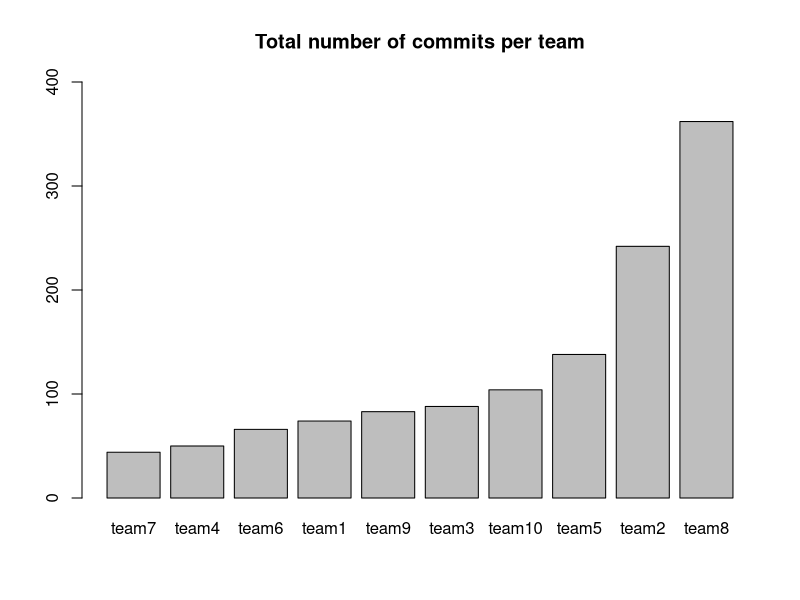
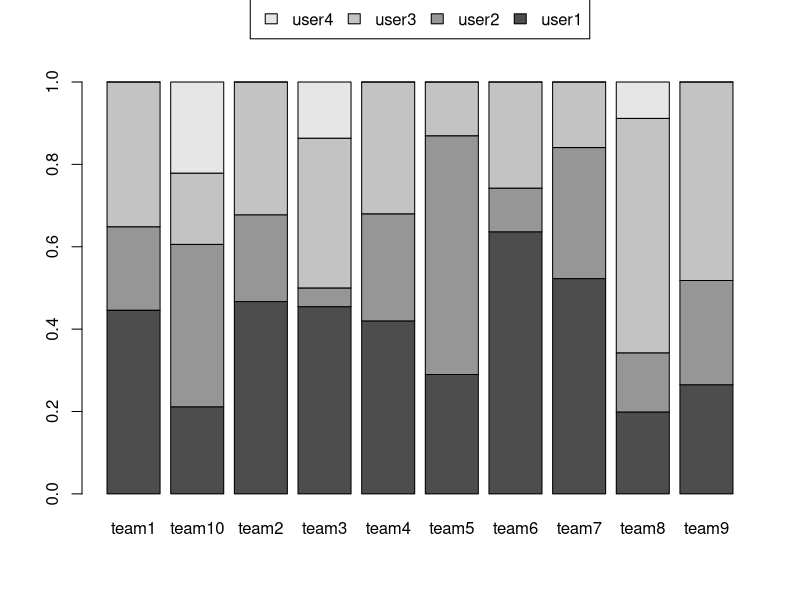
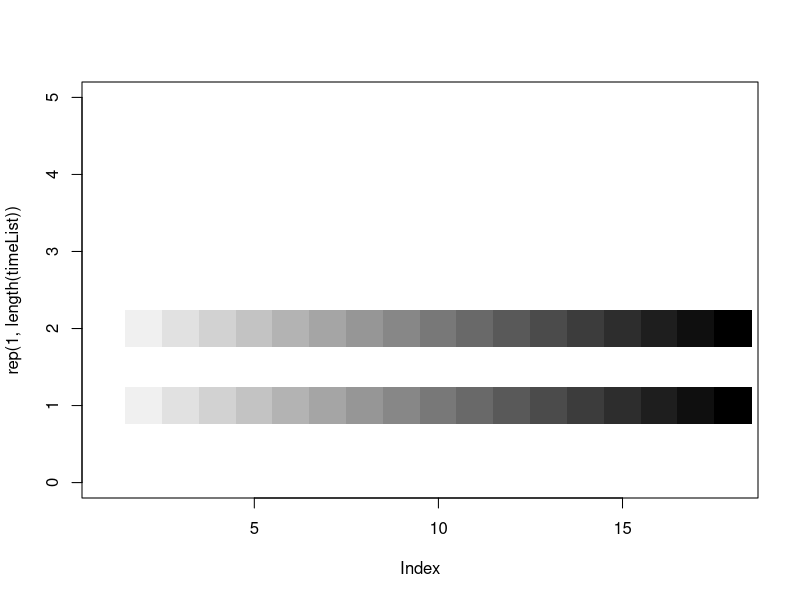
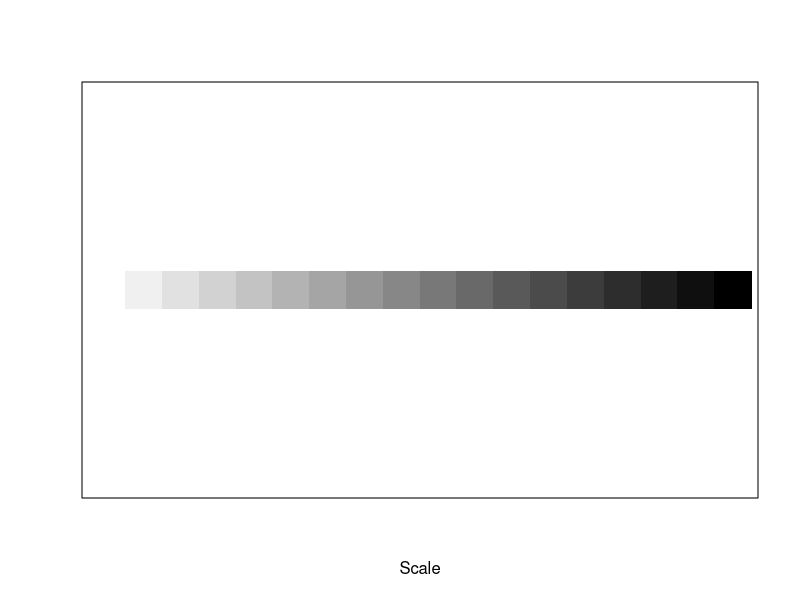
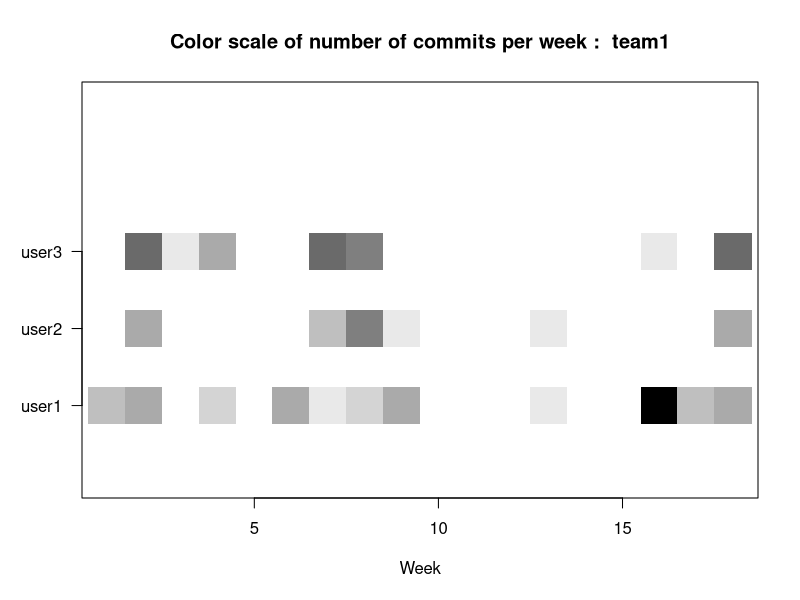
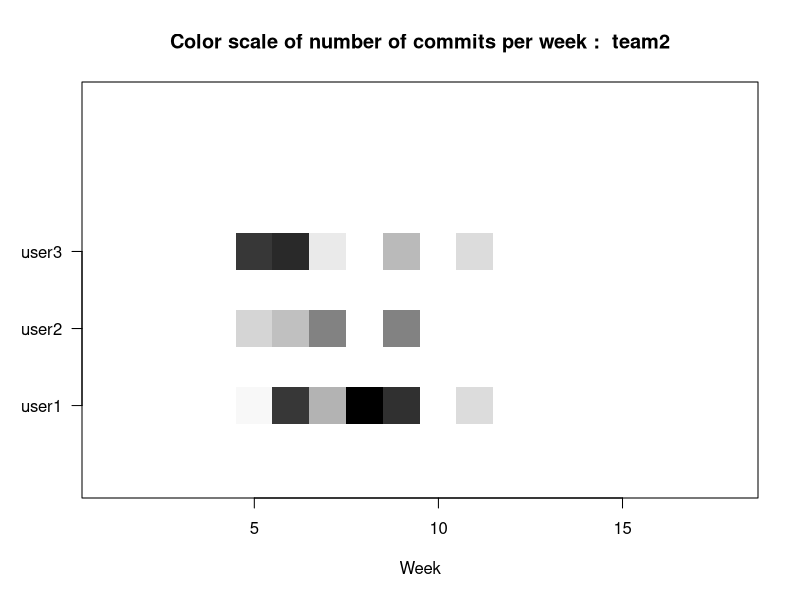
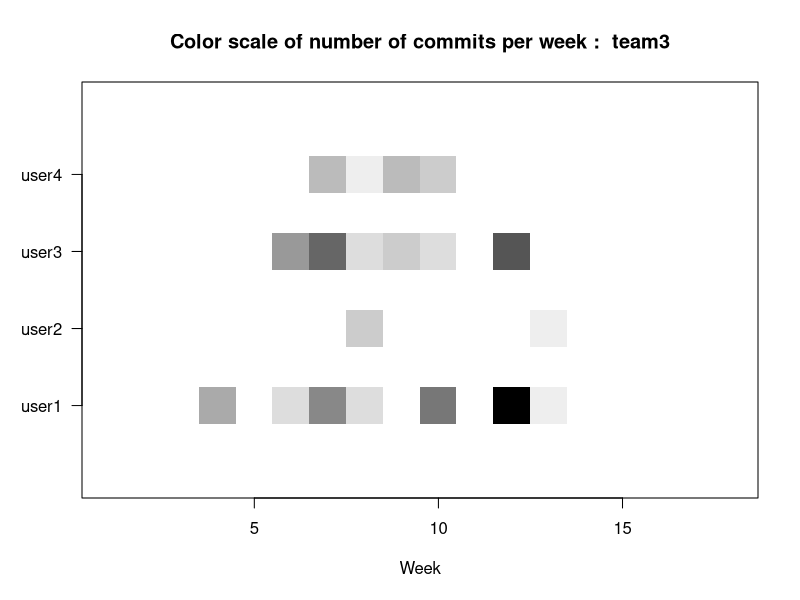
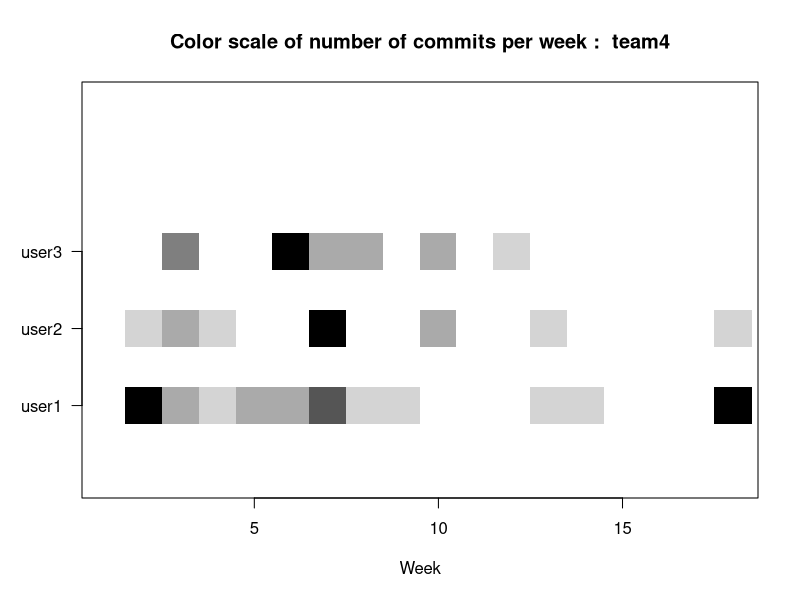

Write the R code that produced these figures, in order.
setwd('/Users/zubin/Documents/NCSU/Courses/CSC 510 - Software Engineering/Bad-Smells')
commits <- read.csv('commits.csv')

commits$created_at <- strptime(as.character(commits$created_at),format = "%Y-%m-%dT%H:%M:%SZ", tz="GMT")
commits$created_by <- as.character(commits$created_by)

commits_per_team <-  sort(table(commits$team))

# Barplot of number of commits per team
b <- barplot(commits_per_team,ylim=c(0,400),main="Total number of commits per team")
# text(b,unname(commits_per_team),pos = 3)

# Plot pie chart of percentage of commits per user within a team
# teams <- unique(commits$team)
# n <- length(teams)
# close.screen(all.screens = TRUE)
# split.screen(c(3,4))
# for (i in 1:n) {
#     screen(i)
#     pie(table(commits[commits$team==teams[i],]$created_by))
# }

# close.screen(all.screens = TRUE)

# barplot(table(commits$created_by,commits$team),legend.text = TRUE)

# Create a table of users per team, and create percentages
x <- table(commits$created_by,commits$team)
for (i in 1:ncol(x)) {
    x[,i] <- x[,i]/sum(x[,i])
}

barplot(x,legend.text = TRUE,args.legend = list(x="top",inset=c(0,-0.2),horiz=TRUE))


# Get numbers of commits per week
startTime <- strptime("2017-01-10 00:00:00 GMT", format = "%Y-%m-%d %H:%M:%S GMT")
endTime <- strptime("2017-05-05 00:00:00 GMT", format = "%Y-%m-%d %H:%M:%S GMT")
timeList <- c(startTime)
while(startTime<endTime) {
    startTime <- startTime + (7*24*60*60)
    timeList <- c(timeList,startTime)
}

commits$week <- NA
for (j in 1:nrow(commits)) {
commits$week[j] <- (function(x,y) {
    n <- length(y)
    return <- NA
    for (i in 1:n-1) {
        if (x>=y[i] && x<y[i+1]) {
            return <- i
        }
    }
    return
}) (commits$created_at[j],timeList) }

commits$week <- as.factor(commits$week)
commits$created_by <- as.factor(commits$created_by)

# Plot graph of commits based on week
# for (team in unique(commits$team)) {
# 	team_data <- commits[commits$team==team,]
# 	plot(table(team_data[team_data$created_by=='user1',]$week),xlim=c(0,18),type="p",col="red")
# 	lines(table(team_data[team_data$created_by=='user2',]$week),xlim=c(0,18),type="p",col="green")
# 	lines(table(team_data[team_data$created_by=='user3',]$week),xlim=c(0,18),type="p",col="brown")
# 	if (is.element('user4',unique(team_data$created_by))==TRUE) {
# 		lines(table(team_data[team_data$created_by=='user4',]$week),xlim=c(0,18),type="p",col="black")
# 	}
# }

colRamp <- colorRampPalette(c("white", "black"))
plot(rep(1,length(timeList)),pch = 15,cex = 5,ylim=c(0,5),col=colRamp(length(timeList)))
points(rep(2,length(timeList)),pch = 15,cex = 5,col=colRamp(length(timeList)))

colRamp <- colorRampPalette(c("white", "black"))
plot(rep(1,length(timeList)),pch = 15,cex = 5,ylim=c(0.5,1.5),ylab="",xlab="Scale",col=colRamp(length(timeList)),yaxt='n',xaxt='n')

par(las=1)
colRamp <- colorRampPalette(c("white", "black"),interpolate = c("linear"))
for (team in unique(commits$team)) {
	team_data <- commits[commits$team==team,]
	x <- table(team_data$created_by,team_data$week)
	plot(rep(1,length(timeList)),pch = 15,cex = 5,ylim=c(0,5),col=colRamp(max(x)+1)[x[1,]+1],yaxt='n',main=paste("Color scale of number of commits per week : ",team),xlab="Week",ylab="")
	points(rep(2,length(timeList)), pch = 15,cex = 5, col=colRamp(max(x)+1)[x[2,]+1],yaxt='n')
	points(rep(3,length(timeList)), pch = 15,cex = 5, col=colRamp(max(x)+1)[x[3,]+1],yaxt='n')
	if (sum(x[4,]>0)) {
		points(rep(4,length(timeList)), pch = 15,cex = 5, col=colRamp(max(x)+1)[x[4,]+1],yaxt='n')
		axis(2,at=1:4,labels=c('user1','user2','user3','user4'))
	} else {
		axis(2,at=1:3,labels=c('user1','user2','user3'))
	}
}